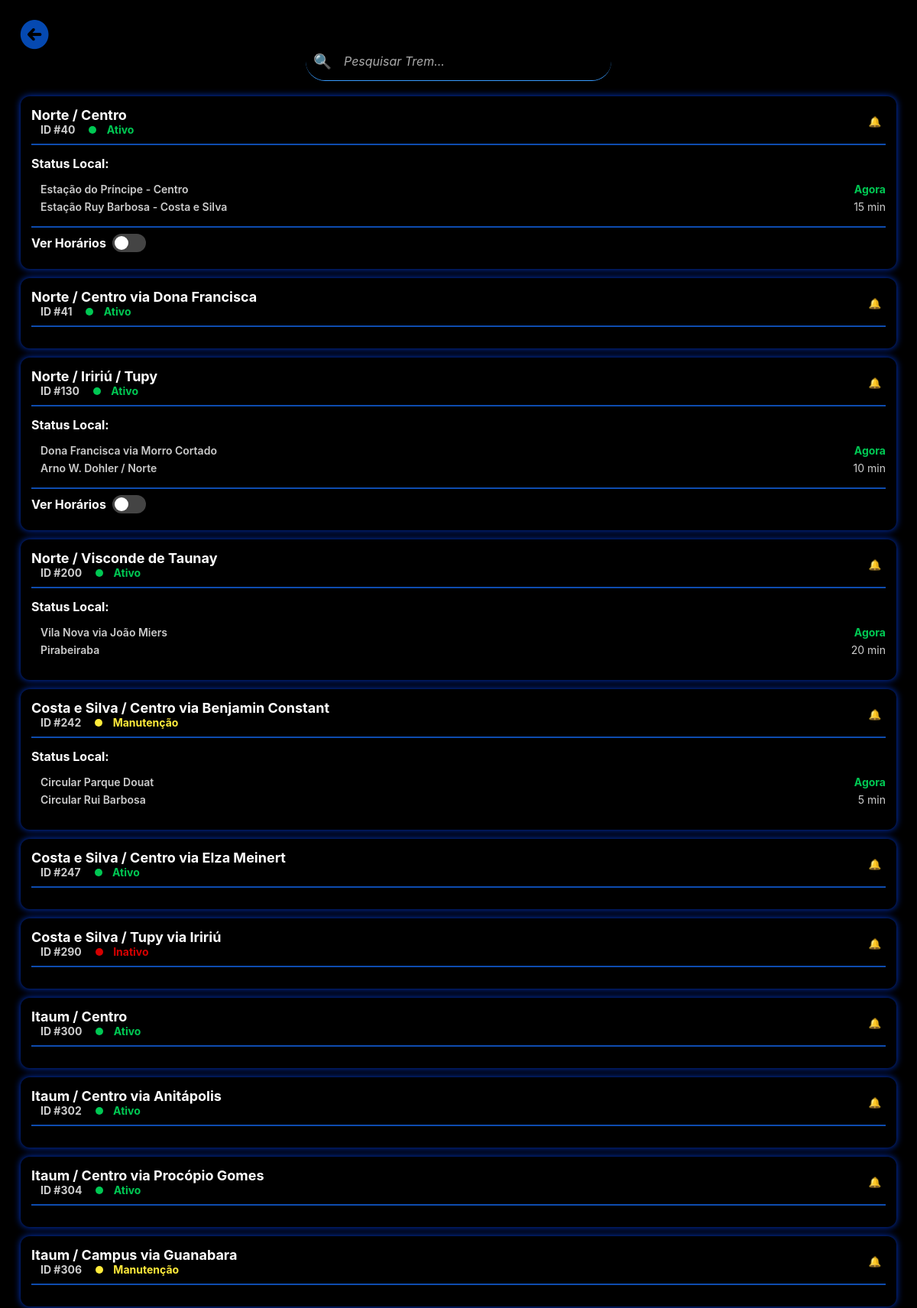
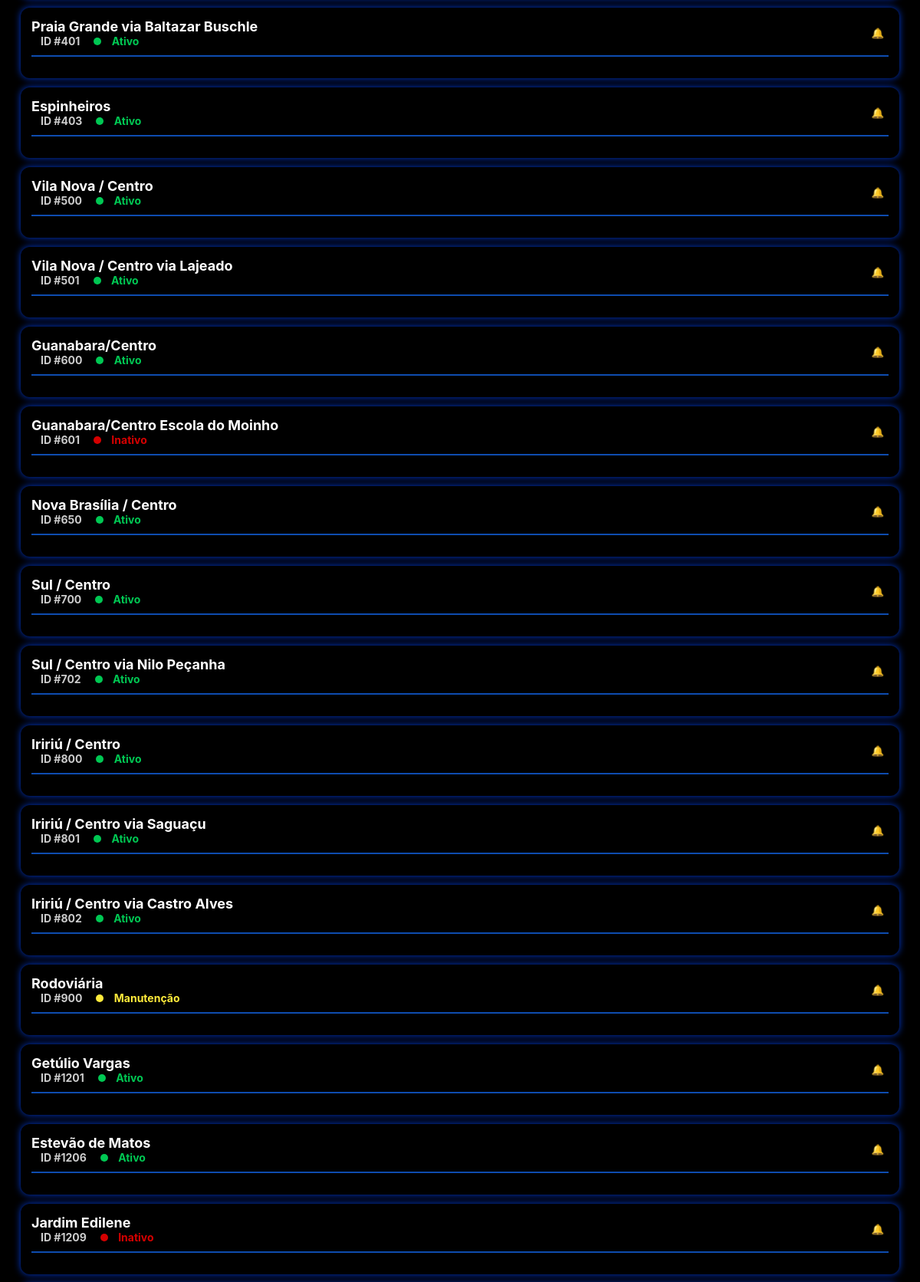
Page /public/trens.php (upper part) on the committed database (2 pictures, top to bottom).
### tables this page shows
CREATE TABLE `linha` (
  `id_linha` int NOT NULL,
  `id_exibicao` int NOT NULL,
  `nome` varchar(255) NOT NULL,
  `status` varchar(50) NOT NULL,
  `status_color` varchar(10) NOT NULL,
  `data_criacao` timestamp NULL DEFAULT CURRENT_TIMESTAMP
);

CREATE TABLE `parada` (
  `id_parada` int NOT NULL,
  `id_linha` int NOT NULL,
  `nome` varchar(255) NOT NULL,
  `tempo` varchar(50) NOT NULL
);

### public/trens.php (the view, shortened to what this page needs)
<?php
$db_host = 'localhost';
$db_name = 'trem_facil';
$db_user = 'root';
$db_pass = 'root';
try {
    $pdo = new PDO("mysql:host=$db_host;dbname=$db_name;charset=utf8mb4", $db_user, $db_pass);
    $pdo->setAttribute(PDO::ATTR_DEFAULT_FETCH_MODE, PDO::FETCH_ASSOC);
    $pdo->setAttribute(PDO::ATTR_ERRMODE, PDO::ERRMODE_EXCEPTION);
} catch (PDOException $e) {
    die("Erro ao conectar: " . $e->getMessage());
}
$trens_para_exibir = [];
$sql_linhas = "SELECT id_linha, id_exibicao, nome, status, status_color FROM linha ORDER BY id_exibicao ASC";
$linhas_db = $pdo->query($sql_linhas)->fetchAll();
foreach ($linhas_db as $linha) {
    $stmt_paradas = $pdo->prepare("SELECT nome, tempo FROM parada WHERE id_linha = ?");
    $stmt_paradas->execute([ $linha['id_linha'] ]);
    $linha['paradas'] = $stmt_paradas->fetchAll();
    $stmt_eh = $pdo->prepare("SELECT id_estacao_horario, nome_estacao FROM estacao_horario WHERE id_linha = ?");
    $stmt_eh->execute([ $linha['id_linha'] ]);
    $horarios_agrupados = [];
    foreach ($stmt_eh->fetchAll() as $eh) {
        $stmt_h = $pdo->prepare("SELECT TIME_FORMAT(hora, '%H:%i') as h FROM horario WHERE id_estacao_horario = ? ORDER BY hora ASC");
        $stmt_h->execute([ $eh['id_estacao_horario'] ]);
        $times = $stmt_h->fetchAll(PDO::FETCH_COLUMN);
        if($times) $horarios_agrupados[ $eh['nome_estacao'] ] = $times;
    }
    $linha['horarios'] = $horarios_agrupados;
    $trens_para_exibir[] = $linha;
}
?>
<!DOCTYPE html>
<html lang="pt-br">
<head>
    <link rel="stylesheet" href="../style/style3.css">
</head>
<?php
$backPage = 'pagina_inicial.php';
?>
<body>
<div class="container">
    <header>
        <a href="<?= $backPage ?>"><img src="../assets/icons/seta_esquerda.png" alt="Voltar" style="position: absolute; top: 10px; left: 10px; width: 40px; height: 40px; cursor: pointer;"></a>
    </header>
    <div class="search-container">
        <span class="search-icon">🔍</span>
        <input type="text" id="searchInput" placeholder="Pesquisar Trem..." autocomplete="off">
    </div>
    <div id="trainContainer">
        <?php foreach ($trens_para_exibir as $trem): ?>
            <div class="trem" data-nome="<?= strtolower(htmlspecialchars($trem['nome'])) ?>">
                <div class="header-trem">
                    <div class="info-trem">
                        <div>
                            <div class="titulo-trem"><?= htmlspecialchars($trem['nome']) ?></div>
                            <div class="id-status">
                                <span style="color:#ccc; margin-right:10px;">ID #<?= $trem['id_exibicao'] ?></span>
                                <span class="status-text" style="color: <?= $trem['status_color'] ?>">
                                    <span class="status-dot" style="background-color: <?= $trem['status_color'] ?>"></span>
                                    <?= htmlspecialchars($trem['status']) ?>
                                </span>
                            </div>
                        </div>
                    </div>
                    <button class="btn-notify">🔔</button>
                </div>
                <?php if (!empty($trem['paradas'])): ?>
                    <div class="paradas">Status Local:</div>
                    <div class="paradas-list">
                        <?php foreach ($trem['paradas'] as $p):
                            $isAgora = (strtolower(trim($p['tempo'])) == 'agora');
                            $cor = $isAgora ? '#00c853' : '#ccc';
                        ?>
                            <div class="parada-item">
                                <span><?= htmlspecialchars($p['nome']) ?></span>
                                <span style="color: <?= $cor ?>; font-weight: <?= $isAgora?'bold':'normal' ?>">
                                    <?= htmlspecialchars($p['tempo']) ?>
                                </span>
                            </div>
                        <?php endforeach; ?>
                    </div>
                <?php endif; ?>
                <?php if (!empty($trem['horarios'])): ?>
                    <div class="horarios-container">
                        <label class="toggle-label" for="t-<?= $trem['id_linha'] ?>">
                            <span>Ver Horários</span>
                            <div class="toggle-switch">
                                <span class="slider"></span>
                            </div>
                        </label>
                    </div>
                <?php endif; ?>
            </div>
        <?php endforeach; ?>
    </div>
</div>
</body>
</html>

### style/style3.css (style rules this page uses)
* { margin: 0; padding: 0; box-sizing: border-box; font-family: -apple-system, BlinkMacSystemFont, "Segoe UI", Roboto, Helvetica, Arial, sans-serif; }
html { height: 100%; width: 100%; }
body { background-color: #000000; color: #ffffff; display: flex; flex-direction: column; height: 100vh; }
.container { flex: 1; overflow-y: auto; padding: 15px; padding-bottom: 100px; width: 100%; }
.status-dot { width: 10px; height: 10px; border-radius: 50%; display: inline-block; margin-right: 10px; flex-shrink: 0; }
header { display: flex; align-items: center; justify-content: center; position: relative; padding: 10px 15px; margin-bottom: 20px; }
.search-container { position: relative; padding: 0 10px; margin-bottom: 20px; border-bottom: 1px solid #389BFF; }
.search-container .search-icon { position: absolute; left: 10px; top: 50%; transform: translateY(-50%); color: #aaa; font-size: 1.2rem; }
#searchInput { width: 100%; padding: 15px 0 15px 40px; font-size: 1rem; background-color: transparent; border: none; color: #ffffff; }
#searchInput::placeholder { color: #aaa; font-style: italic; }
* { box-sizing: border-box; }
body { font-family: 'Roboto', sans-serif; margin: 0; background-color: #000; color: #ccc; display: flex; flex-direction: column; height: 100vh; }
header { display: flex; align-items: center; justify-content: space-between; color: #fff; font-weight: 700; font-size: 18px; position: sticky; top: 0; }
.search-container { position: relative; display: flex; align-items: center; max-width: 400px; margin: 20px auto; border-radius: 50px; overflow: hidden; background: white; background-color: rgb(0, 0, 0); color: white; }
.trem { border: none; background-color: #000000; color: white; margin: 12px; border-radius: 12px; padding: 14px; box-shadow: 0 0 10px #0039d1; }
.header-trem { display: flex; align-items: center; justify-content: space-between; border-bottom: 2px solid #0e4caf; padding-bottom: 10px; margin-bottom: 14px; }
.info-trem { display: flex; align-items: center; gap: 10px; }
.titulo-trem { font-weight: 700; font-size: 18px; color: white; }
.id-status { margin-left: 12px; font-weight: 700; font-size: 14px; display: flex; align-items: center; gap: 8px; }
.btn-notify { background-color: transparent; border: none; cursor: pointer; padding: 6px; border-radius: 50%; transition: background-color 0.3s ease; }
.paradas { font-weight: 700; font-size: 16px; margin-bottom: 12px; margin-top: 10px; color: white; }
.paradas-list { margin-left: 12px; margin-bottom: 14px; }
.parada-item { display: flex; justify-content: space-between; font-weight: 600; font-size: 14px; padding: 3px 0; color: #ccc; }
.horarios-container { margin-top: 10px; padding-top: 8px; border-top: 2px solid #0e4caf; font-weight: 700; color: white; }
.toggle-label { display: flex; align-items: center; gap: 8px; margin-bottom: 8px; font-weight: 700; font-size: 16px; user-select: none; }
.toggle-switch { position: relative; display: inline-block; width: 44px; height: 24px; }
.slider { position: absolute; cursor: pointer; border-radius: 30px; top: 0; left: 0; right: 0; bottom: 0; background-color: #444; transition: 0.4s; }
.slider:before { position: absolute; content: ""; height: 18px; width: 18px; border-radius: 50%; left: 3px; bottom: 3px; background-color: white; transition: 0.4s; }

### rows in the picture
linha: nome "Norte / Centro", id_exibicao "40", status "Ativo"
parada: nome "Estação do Príncipe - Centro", tempo "Agora"
parada: nome "Estação Ruy Barbosa - Costa e Silva", tempo "15 min"
linha: nome "Norte / Centro via Dona Francisca", id_exibicao "41", status "Ativo"
linha: nome "Norte / Iririú / Tupy", id_exibicao "130", status "Ativo"
parada: nome "Dona Francisca via Morro Cortado", tempo "Agora"
parada: nome "Arno W. Dohler / Norte", tempo "10 min"
linha: nome "Norte / Visconde de Taunay", id_exibicao "200", status "Ativo"
parada: nome "Vila Nova via João Miers", tempo "Agora"
parada: nome "Pirabeiraba", tempo "20 min"
linha: nome "Costa e Silva / Centro via Benjamin Constant", id_exibicao "242", status "Manutenção"
parada: nome "Circular Parque Douat", tempo "Agora"
parada: nome "Circular Rui Barbosa", tempo "5 min"
linha: nome "Costa e Silva / Centro via Elza Meinert", id_exibicao "247", status "Ativo"
linha: nome "Costa e Silva / Tupy via Iririú", id_exibicao "290", status "Inativo"
linha: nome "Itaum / Centro", id_exibicao "300", status "Ativo"
linha: nome "Itaum / Centro via Anitápolis", id_exibicao "302", status "Ativo"
linha: nome "Itaum / Centro via Procópio Gomes", id_exibicao "304", status "Ativo"
linha: nome "Itaum / Campus via Guanabara", id_exibicao "306", status "Manutenção"
linha: nome "Praia Grande via Baltazar Buschle", id_exibicao "401", status "Ativo"
linha: nome "Espinheiros", id_exibicao "403", status "Ativo"
linha: nome "Vila Nova / Centro", id_exibicao "500", status "Ativo"
linha: nome "Vila Nova / Centro via Lajeado", id_exibicao "501", status "Ativo"
linha: nome "Guanabara/Centro", id_exibicao "600", status "Ativo"
linha: nome "Guanabara/Centro Escola do Moinho", id_exibicao "601", status "Inativo"
linha: nome "Nova Brasília / Centro", id_exibicao "650", status "Ativo"
linha: nome "Sul / Centro", id_exibicao "700", status "Ativo"
linha: nome "Sul / Centro via Nilo Peçanha", id_exibicao "702", status "Ativo"
linha: nome "Iririú / Centro", id_exibicao "800", status "Ativo"
linha: nome "Iririú / Centro via Saguaçu", id_exibicao "801", status "Ativo"
linha: nome "Iririú / Centro via Castro Alves", id_exibicao "802", status "Ativo"
linha: nome "Rodoviária", id_exibicao "900", status "Manutenção"
linha: nome "Getúlio Vargas", id_exibicao "1201", status "Ativo"
linha: nome "Estevão de Matos", id_exibicao "1206", status "Ativo"
linha: nome "Jardim Edilene", id_exibicao "1209", status "Inativo"
